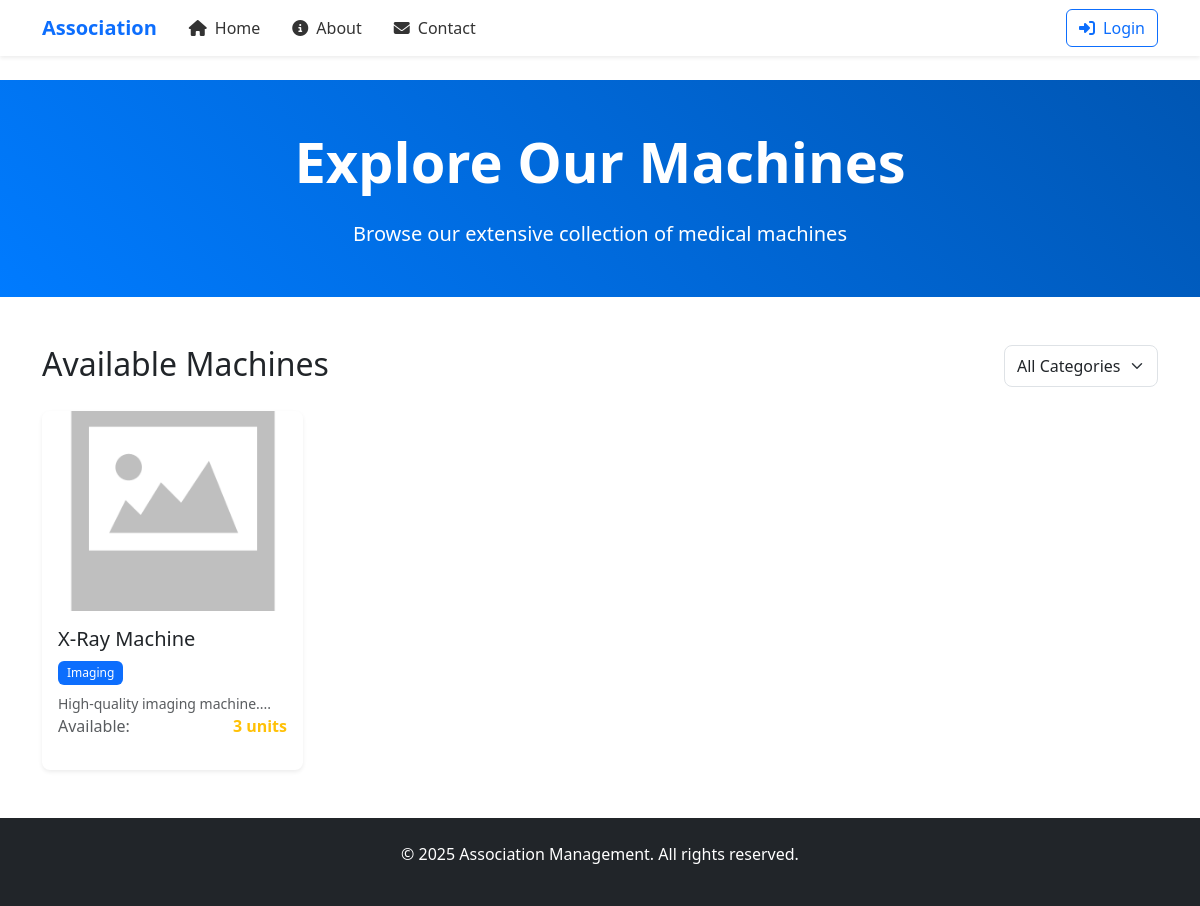
The page /app/machines.php on the database as committed earlier.
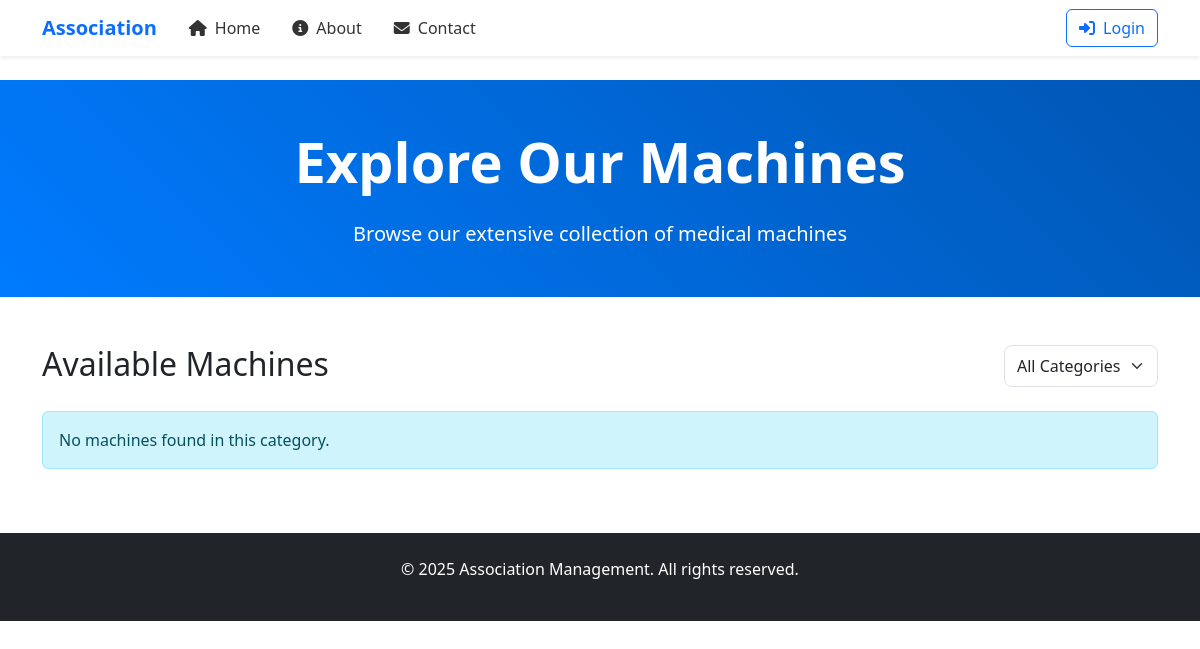
The same page on the database as committed later.
### tables this page shows
CREATE TABLE `machines` (
  `id` int NOT NULL,
  `title` varchar(255) NOT NULL,
  `image` varchar(255) DEFAULT NULL,
  `description` text,
  `category` varchar(100) DEFAULT NULL,
  `quantity` int DEFAULT '0',
  `created_at` timestamp NULL DEFAULT CURRENT_TIMESTAMP,
  `updated_at` timestamp NULL DEFAULT CURRENT_TIMESTAMP ON UPDATE CURRENT_TIMESTAMP
);

### app/machines.php (the view, shortened to what this page needs)
<?php
include 'includes/header.php';
include 'config/db.php';
try {
    $sql = "SELECT * FROM machines WHERE quantity > 0";
    $sql .= " ORDER BY created_at DESC";
    $result = mysqli_query($conn, $sql);
} catch (Exception $e) {
    echo "<div class='alert alert-danger'>Error loading machines: " . $e->getMessage() . "</div>";
}
?>
<head>
    <link href="https://cdn.jsdelivr.net/npm/bootstrap@5.3.3/dist/css/bootstrap.min.css" rel="stylesheet">
    <link rel="stylesheet" href="https://cdnjs.cloudflare.com/ajax/libs/font-awesome/6.4.0/css/all.min.css">
    <link href="https://cdn.jsdelivr.net/npm/sweetalert2@11/dist/sweetalert2.min.css" rel="stylesheet">
</head>
<section class="hero-machines bg-primary text-white py-5 text-center">
    <div class="container">
        <h1 class="display-4 fw-bold mb-4">Explore Our Machines</h1>
        <p class="lead mb-0">Browse our extensive collection of medical machines</p>
    </div>
</section>
<section id="machines" class="py-5">
    <div class="container">
        <div class="row mb-4">
            <div class="col-md-6">
                <h2 class="mb-0">Available Machines</h2>
            </div>
            <div class="col-md-6">
                <div class="d-flex justify-content-md-end align-items-center">
                    <select class="form-select w-auto" onchange="filterByCategory(this.value)">
                        <option value="">All Categories</option>
                    </select>
                </div>
            </div>
        </div>
        <div class="row g-4" id="machinesGrid">
            <?php if (mysqli_num_rows($result) > 0): ?>
                <?php while ($row = mysqli_fetch_assoc($result)): ?>
                    <div class="col-sm-6 col-md-4 col-lg-3">
                        <div class="card h-100 shadow-sm hover-shadow">
                            <img src="<?= !empty($row['image']) ? 'dashboard/process/uploads/' . $row['image'] : 'assets/images/no-image.png' ?>"
                                class="card-img-top" alt="<?= htmlspecialchars($row['title']) ?>"
                                style="height: 200px; object-fit: cover;">
                            <div class="card-body d-flex flex-column">
                                <div>
                                    <h3 class="h5 card-title"><?= htmlspecialchars($row['title']) ?></h3>
                                    <span class="badge bg-primary mb-2"><?= htmlspecialchars($row['category']) ?></span>
                                    <p class="card-text text-muted small">
                                        <?= htmlspecialchars(substr($row['description'], 0, 100)) ?>...
                                    </p>
                                </div>
                                <div class="mt-auto">
                                    <div class="d-flex justify-content-between align-items-center mb-3">
                                        <span class="text-muted">Available:</span>
                                        <span class="fw-bold <?= $row['quantity'] < 5 ? 'text-warning' : 'text-success' ?>">
                                            <?= $row['quantity'] ?> units
                                        </span>
                                    </div>
                                </div>
                            </div>
                        </div>
                    </div>
                <?php endwhile; ?>
            <?php else: ?>
                <div class="col-12">
                    <div class="alert alert-info">
                        No machines found in this category.
                    </div>
                </div>
            <?php endif; ?>
        </div>
    </div>
</section>
<link href="https://cdn.jsdelivr.net/npm/sweetalert2@11/dist/sweetalert2.min.css" rel="stylesheet">
<?php
include 'includes/footer.php';
?>

Rows that differ between the two databases and show on the page:
removed machines: title "X-Ray Machine", category "Imaging", description "High-quality imaging machine.", quantity "3"
Other text that changed with them:
text now shown: "No machines found in this category."
